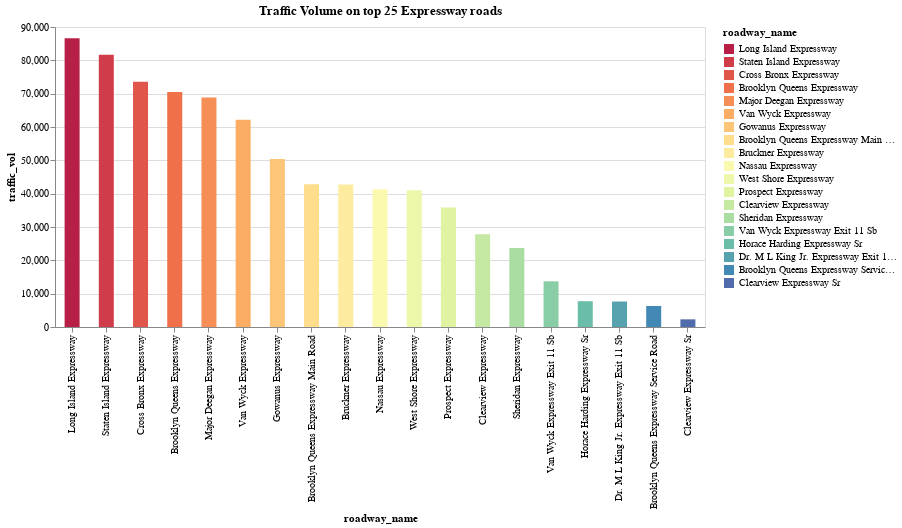

Notebook cell for this chart:
### Code cell
mask = traffic_vol_roadway['expressway'] == 'Y'
title = 'Traffic Volume on top 25 Expressway roads'
bar = draw_bar(traffic_vol_roadway[mask][:20], 'roadway_name','traffic_vol', title='Total Traffic Volume').mark_bar(size=15)
bar.properties(width=650,height=300, title=title)

### Figure 1 — Vega-Lite specification as saved in the notebook (floating-point values rounded to 4 significant figures; data arrays with more than 128 entries replaced by an {"elided": "..."} marker saying what was removed)
{"config": {"view": {"continuousWidth": 400, "continuousHeight": 300}}, "data": {"name": "data-eb1d69f789da4710bd7bd1bb5d8f7f96"}, "mark": {"type": "bar", "size": 15}, "encoding": {"color": {"type": "nominal", "field": "roadway_name", "scale": {"reverse": false, "scheme": "Spectral"}, "sort": {"elided": "647 float values"}}, "x": {"type": "nominal", "field": "roadway_name", "sort": {"elided": "647 float values"}}, "y": {"type": "quantitative", "field": "traffic_vol", "title": "traffic_vol"}}, "height": 300, "title": "Traffic Volume on top 25 Expressway roads", "width": 650, "$schema": "https://vega.github.io/schema/vega-lite/v4.8.1.json", "datasets": {"data-eb1d69f789da4710bd7bd1bb5d8f7f96": [{"roadway_name": "Long Island Expressway", "traffic_vol": 86620.0, "traffic_vol_lg": 11.37, "expressway": "Y"}, {"roadway_name": "Staten Island Expressway", "traffic_vol": 81640.0, "traffic_vol_lg": 11.31, "expressway": "Y"}, {"roadway_name": "Cross Bronx Expressway", "traffic_vol": 73610.0, "traffic_vol_lg": 11.21, "expressway": "Y"}, {"roadway_name": "Brooklyn Queens Expressway", "traffic_vol": 70460.0, "traffic_vol_lg": 11.16, "expressway": "Y"}, {"roadway_name": "Major Deegan Expressway", "traffic_vol": 68880.0, "traffic_vol_lg": 11.14, "expressway": "Y"}, {"roadway_name": "Van Wyck Expressway", "traffic_vol": 62170.0, "traffic_vol_lg": 11.04, "expressway": "Y"}, {"roadway_name": "Gowanus Expressway", "traffic_vol": 50370.0, "traffic_vol_lg": 10.83, "expressway": "Y"}, {"roadway_name": "Brooklyn Queens Expressway Main Road", "traffic_vol": 42810.0, "traffic_vol_lg": 10.66, "expressway": "Y"}, {"roadway_name": "Bruckner Expressway", "traffic_vol": 42720.0, "traffic_vol_lg": 10.66, "expressway": "Y"}, {"roadway_name": "Nassau Expressway", "traffic_vol": 41340.0, "traffic_vol_lg": 10.63, "expressway": "Y"}, {"roadway_name": "West Shore Expressway", "traffic_vol": 41040.0, "traffic_vol_lg": 10.62, "expressway": "Y"}, {"roadway_name": "Prospect Expressway", "traffic_vol": 35850.0, "traffic_vol_lg": 10.49, "expressway": "Y"}, {"roadway_name": "Clearview Expressway", "traffic_vol": 27830.0, "traffic_vol_lg": 10.23, "expressway": "Y"}, {"roadway_name": "Sheridan Expressway", "traffic_vol": 23670.0, "traffic_vol_lg": 10.07, "expressway": "Y"}, {"roadway_name": "Van Wyck Expressway Exit 11 Sb", "traffic_vol": 13710.0, "traffic_vol_lg": 9.526, "expressway": "Y"}, {"roadway_name": "Horace Harding Expressway Sr", "traffic_vol": 7740.0, "traffic_vol_lg": 8.954, "expressway": "Y"}, {"roadway_name": "Dr. M L King Jr. Expressway Exit 11 Sb", "traffic_vol": 7643.0, "traffic_vol_lg": 8.942, "expressway": "Y"}, {"roadway_name": "Brooklyn Queens Expressway Service Road", "traffic_vol": 6306.0, "traffic_vol_lg": 8.749, "expressway": "Y"}, {"roadway_name": "Clearview Expressway Sr", "traffic_vol": 2297.0, "traffic_vol_lg": 7.739, "expressway": "Y"}]}}
